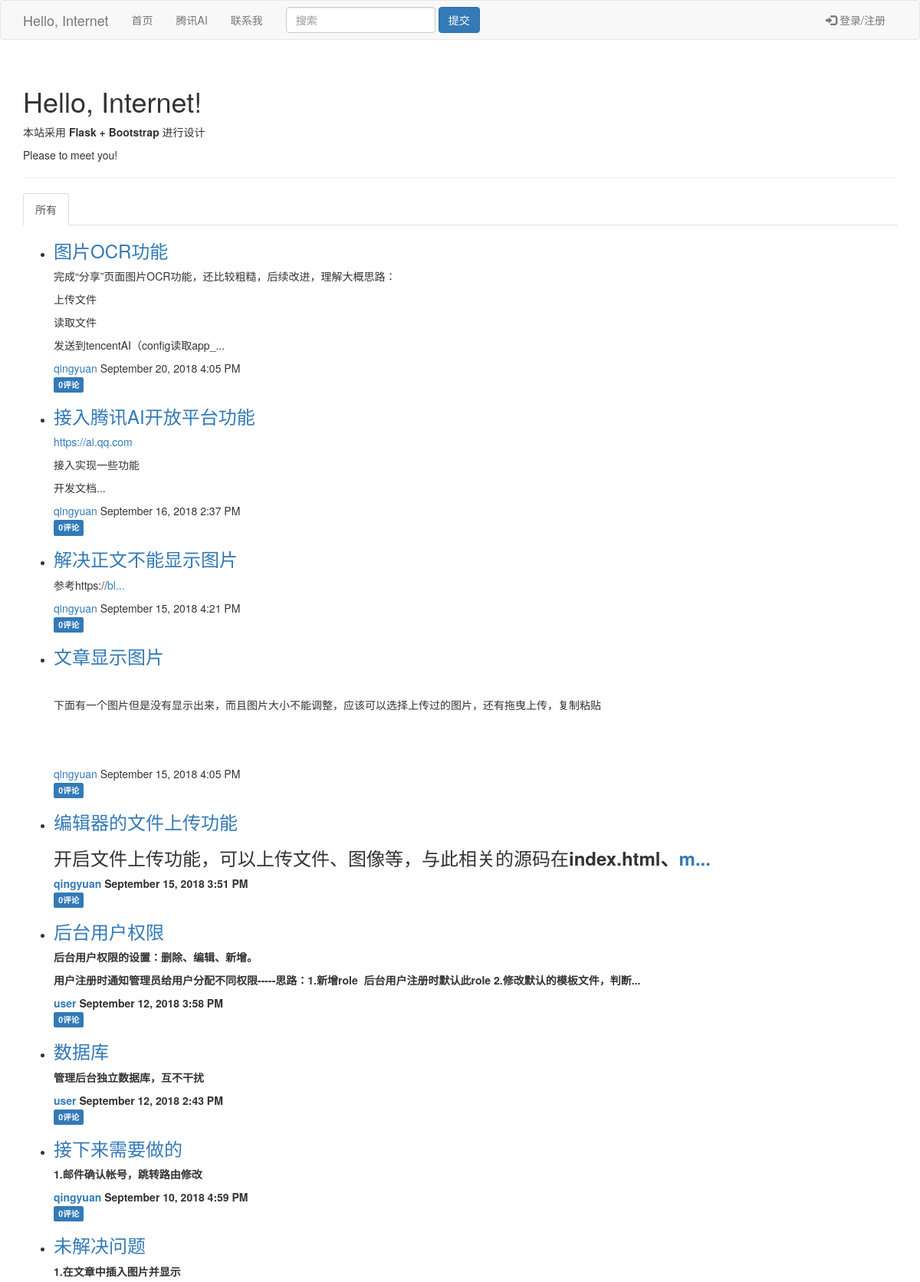
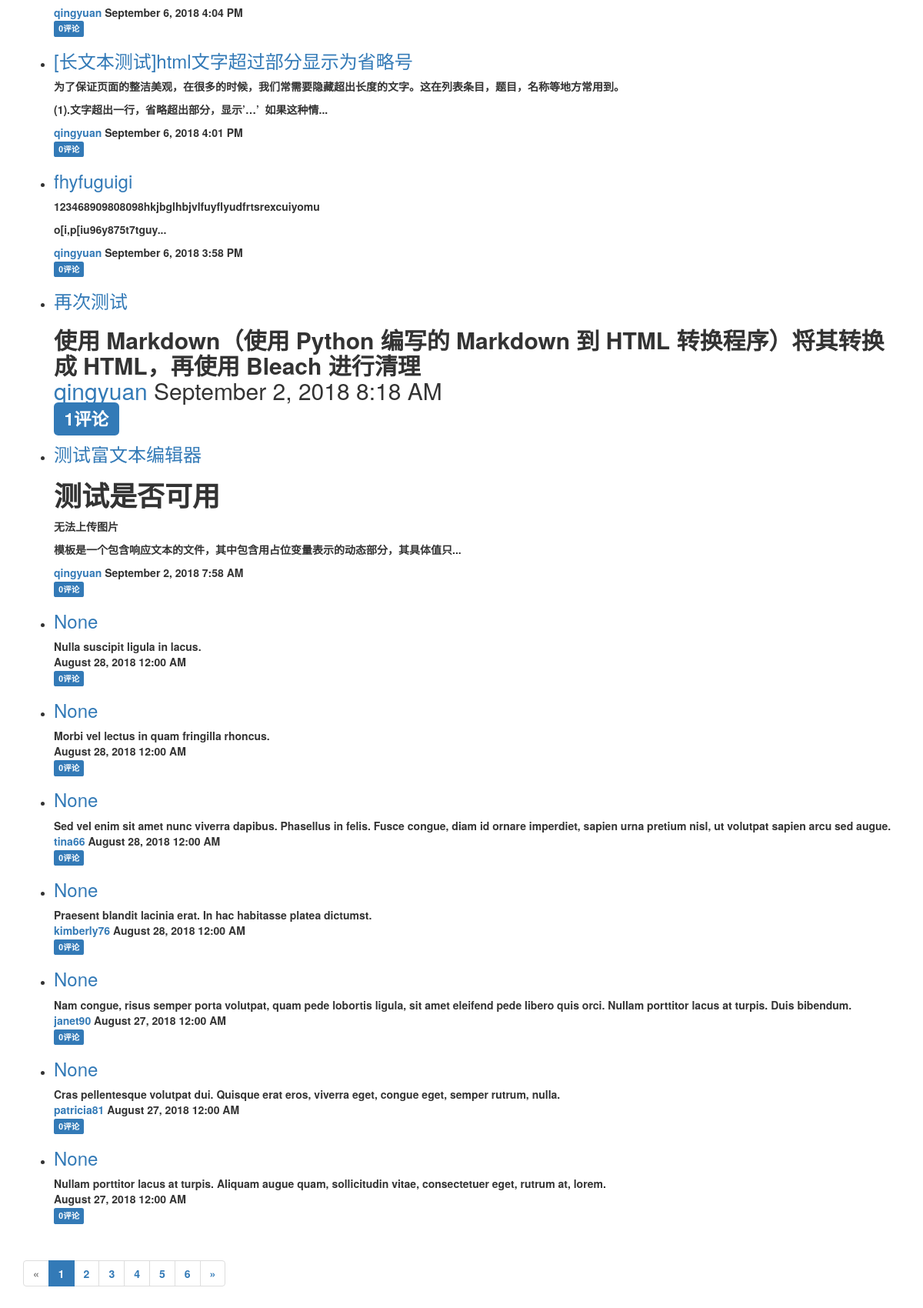
The page / on the database its author committed (2 pictures, top to bottom).
### app/models.py (models this page shows, shortened)
class Post(db.Model):
    __tablename__ = 'posts'     #数据库表
    id = db.Column(db.Integer, primary_key=True)
    title = db.Column(db.String(1024))
    body = db.Column(db.Text)
    body_html = db.Column(db.Text)
    timestamp = db.Column(db.DateTime, index=True, default=datetime.utcnow)
    author_id = db.Column(db.Integer, db.ForeignKey('users.id'))   #users是数据库表名 外键
    comments = db.relationship('Comment', backref='post', lazy='dynamic')

class User(UserMixin, db.Model):
    __tablename__ = 'users'
    id = db.Column(db.Integer, primary_key=True)
    email = db.Column(db.String(64), unique=True, index=True)   #使用邮箱登录
    username = db.Column(db.String(64), unique=True, index=True)
    password_hash = db.Column(db.String(128))
    confirmed = db.Column(db.Boolean, default=False)
    name = db.Column(db.String(64))
    location = db.Column(db.String(64))
    about_me = db.Column(db.Text())
    member_since = db.Column(db.DateTime(), default=datetime.utcnow)
    last_seen = db.Column(db.DateTime(), default=datetime.utcnow)
    role_id = db.Column(db.Integer, db.ForeignKey('roles.id'))
    posts = db.relationship('Post', backref='author', lazy='dynamic')
    followed = db.relationship('Follow',
                               foreign_keys=[Follow.follower_id],
                               backref=db.backref('follower', lazy='joined'),
                               lazy='dynamic',
                               cascade='all, delete-orphan')
    followers = db.relationship('Follow',
                                foreign_keys=[Follow.followed_id],
                                backref=db.backref('followed', lazy='joined'),
                                lazy='dynamic',
                                cascade='all, delete-orphan')
    comments = db.relationship('Comment', backref='author', lazy='dynamic')
    @property
    def password(self):
        raise AttributeError('密码不可读')  #不可读取密码

### app/main/views.py (the view)
@main.route('/', methods=['GET', 'POST'])
def index():
    form = PostForm()
    if current_user.can(Permission.WRITE_ARTICLES) and \
            form.validate_on_submit():
        post = Post(title=form.title.data, body=form.body.data,
                    author=current_user._get_current_object())  #current_user 由 Flask-Login提供 数据库需要真正的用户对象
        db.session.add(post)
        return redirect(url_for('.index'))
    show_followed = False
    if current_user.is_authenticated:
        show_followed = bool(request.cookies.get('show_followed', ''))
    if show_followed:
        query = current_user.followed_posts
    else:
        query = Post.query   #显示所有博客文章
    page = request.args.get('page', 1, type=int)
    pagination = query.order_by(Post.timestamp.desc()).paginate(
        page, per_page=current_app.config['FLASKY_POSTS_PER_PAGE'],
        error_out=False)
    posts = pagination.items
    return render_template('index.html', form=form, posts=posts, show_followed=show_followed, pagination=pagination)

### app/main/forms.py
class PostForm(FlaskForm):
    title = TextAreaField("输入标题", validators=[DataRequired()])
    body = CKEditorField("输入文章内容", validators=[DataRequired()])
    submit = SubmitField('提交')

### app/auth/views.py (called while the page is built)
@auth.before_app_request
def before_request():
    if current_user.is_authenticated:
        current_user.ping()
        if not current_user.confirmed \
            and request.endpoint[:5] != 'auth.'\
        and request.endpoint != 'static':
            return redirect(url_for('auth.unconfirmed'))

### app/main/__init__.py (called while the page is built)
@main.app_context_processor
def inject_permissions():
    return dict(Permission=Permission)

### app/models.py (called while the page is built)
    def can(self, permissions):
        return False

    def is_administrator(self):
        return False

### app/templates/index.html (shortened to what this page needs)
{% extends "base.html" %}
{% import "bootstrap/wtf.html" as wtf %}
{% import "_macros.html" as macros %}
{% block page_content %}
    <div class="page-header">
        <h1>Hello, {% if current_user.is_authenticated %}{{ current_user.username }}{% else %}Internet{% endif %}!</h1>
        <p>本站采用<b> Flask + Bootstrap </b>进行设计</p>
        {% if not known %}
        <p>Please to meet you!</p>
        {% else %}
        <p>Happy to see you again!</p>
        {% endif %}
    </div>
    <div class="post-tabs">
        <ul class="nav nav-tabs">
            <li {% if not show_followed %} class="active"{% endif %}><a href="{{ url_for('.show_all') }}">所有</a></li>
        </ul>
        {% include '_posts_index.html' %}
    </div>
    <div class="pagination">
    {{ macros.pagination_widget(pagination, '.index') }}
    </div>
{% endblock %}

### app/templates/_posts_index.html (shortened to what this page needs)
<ul class="posts">
{% for post in posts %}
<li class="post">
    <div class="post-title"><h3><a href="{{ url_for('.post', id=post.id) }}">{{ post.title }}</a></h3></div>
    <div class="post-body">
        {% if post.body_html %}
            {{ post.body_html | safe | truncate(100, True, end = "..." ) }}
        {% else %}
            {{ post.body }}
        {% endif %}
    </div>
    <div class="post-author">
        <a href="{{ url_for('.user', username=post.author.username) }}">{{ post.author.username }}</a>
        <span class="post-date">{{ moment(post.timestamp).format('LLL') }}</span>
    </div>
    <div class="post-footer">
    <a href="{{ url_for('.post', id=post.id) }}#comments">
    <span class="label label-primary">{{ post.comments.count() }}评论</span>
    </a>
    </div>
</li>
{% endfor %}
</ul>

### rows shown on the page
Post: title "图片OCR功能", body_html "完成“分享”页面图片OCR功能，还比较粗糙，后续改进，理解大概思路： 上传文件 读取文件 发送到tencentAI（config读取app_...", author.username "qingyuan", timestamp "September 20, 2018 4:05 PM", comments.count "0"
Post: title "接入腾讯AI开放平台功能", body_html "https://ai.qq.com 接入实现一些功能 开发文档...", author.username "qingyuan", timestamp "September 16, 2018 2:37 PM", comments.count "0"
Post: title "解决正文不能显示图片", body_html "参考https:// bl...", author.username "qingyuan", timestamp "September 15, 2018 4:21 PM", comments.count "0"
Post: title "文章显示图片", body_html "下面有一个图片但是没有显示出来，而且图片大小不能调整，应该可以选择上传过的图片，还有拖曳上传，复制粘贴", author.username "qingyuan", timestamp "September 15, 2018 4:05 PM", comments.count "0"
Post: title "编辑器的文件上传功能", body_html "开启文件上传功能，可以上传文件、图像等，与此相关的源码在 index.html、 m...", author.username "qingyuan", timestamp "September 15, 2018 3:51 PM", comments.count "0"
Post: title "后台用户权限", body_html "后台用户权限的设置：删除、编辑、新增。 用户注册时通知管理员给用户分配不同权限-----思路：1.新增role 后台用户注册时默认此role 2.修改默认的模板文件，判断...", author.username "user", timestamp "September 12, 2018 3:58 PM", comments.count "0"
Post: title "数据库", body_html "管理后台独立数据库，互不干扰", author.username "user", timestamp "September 12, 2018 2:43 PM", comments.count "0"
Post: title "接下来需要做的", body_html "1.邮件确认帐号，跳转路由修改", author.username "qingyuan", timestamp "September 10, 2018 4:59 PM", comments.count "0"
Post: title "未解决问题", body_html "1.在文章中插入图片并显示", author.username "qingyuan", timestamp "September 6, 2018 4:04 PM", comments.count "0"
Post: title "[长文本测试]html文字超过部分显示为省略号", body_html "为了保证页面的整洁美观，在很多的时候，我们常需要隐藏超出长度的文字。这在列表条目，题目，名称等地方常用到。 (1).文字超出一行，省略超出部分，显示’…’ 如果这种情...", author.username "qingyuan", timestamp "September 6, 2018 4:01 PM", comments.count "0"
Post: title "fhyfuguigi", body_html "123468909808098hkjbglhbjvlfuyflyudfrtsrexcuiyomu o[i,p[iu96y875t7tguy...", author.username "qingyuan", timestamp "September 6, 2018 3:58 PM", comments.count "0"
Post: title "再次测试", body_html "使用 Markdown（使用 Python 编写的 Markdown 到 HTML 转换程序）将其转换 成 HTML，再使用 Bleach 进行清理", author.username "qingyuan", timestamp "September 2, 2018 8:18 AM", comments.count "1"
Post: title "测试富文本编辑器", body_html "测试是否可用 无法上传图片 模板是一个包含响应文本的文件，其中包含 用占位变量表示的动态部分，其具体值只...", author.username "qingyuan", timestamp "September 2, 2018 7:58 AM", comments.count "0"
Post: title "None", body "Nulla suscipit ligula in lacus.", timestamp "August 28, 2018 12:00 AM", comments.count "0"
Post: title "None", body "Morbi vel lectus in quam fringilla rhoncus.", timestamp "August 28, 2018 12:00 AM", comments.count "0"
Post: title "None", body "Sed vel enim sit amet nunc viverra dapibus. Phasellus in felis. Fusce congue, diam id ornare imperdiet, sapien urna pretium nisl, ut volutpat sapien arcu sed augue.", author.username "tina66", timestamp "August 28, 2018 12:00 AM", comments.count "0"
Post: title "None", body "Praesent blandit lacinia erat. In hac habitasse platea dictumst.", author.username "kimberly76", timestamp "August 28, 2018 12:00 AM", comments.count "0"
Post: title "None", body "Nam congue, risus semper porta volutpat, quam pede lobortis ligula, sit amet eleifend pede libero quis orci. Nullam porttitor lacus at turpis. Duis bibendum.", author.username "janet90", timestamp "August 27, 2018 12:00 AM", comments.count "0"
Post: title "None", body "Cras pellentesque volutpat dui. Quisque erat eros, viverra eget, congue eget, semper rutrum, nulla.", author.username "patricia81", timestamp "August 27, 2018 12:00 AM", comments.count "0"
Post: title "None", body "Nullam porttitor lacus at turpis. Aliquam augue quam, sollicitudin vitae, consectetuer eget, rutrum at, lorem.", timestamp "August 27, 2018 12:00 AM", comments.count "0"

### other values the page prints
{{ p }} "1"
{{ p }} "2" "3" "4" "5" "6"
